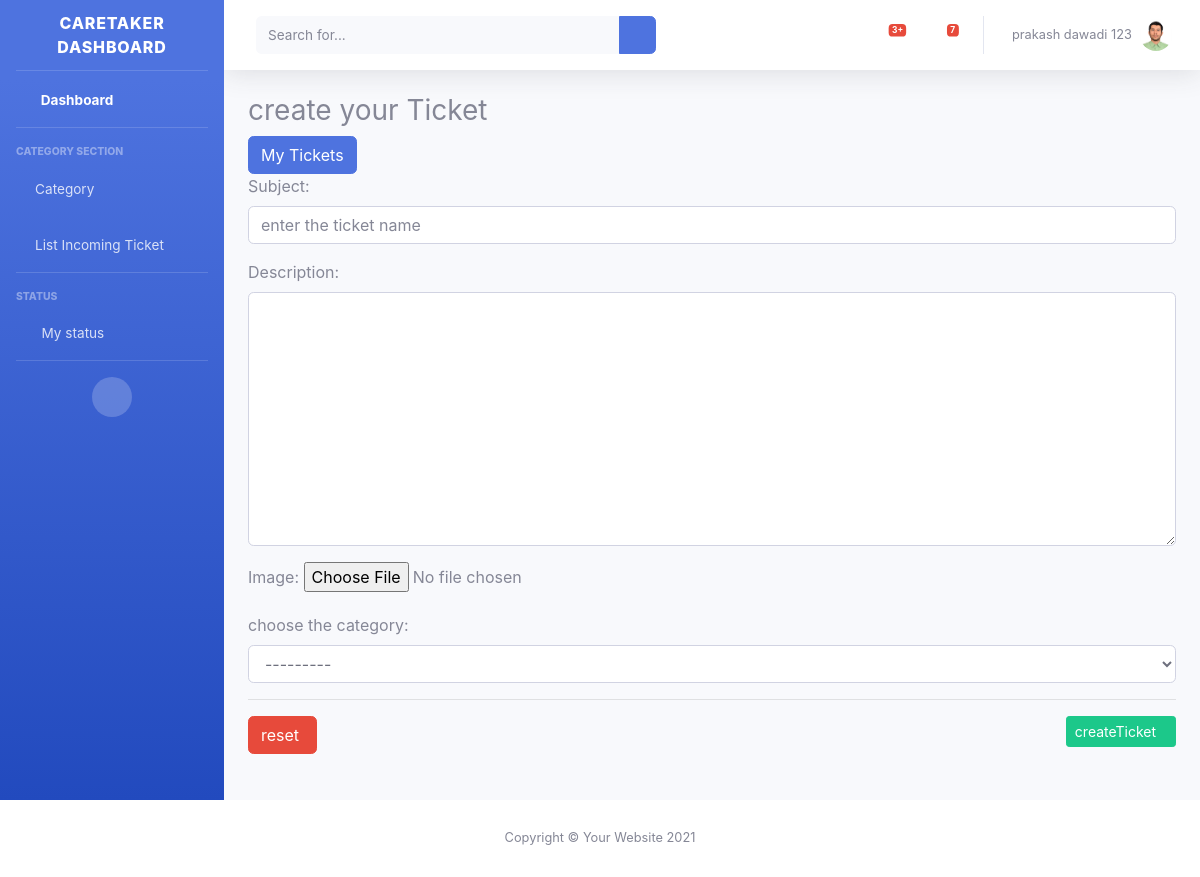
/user/customer/create-ticket (signed in), run on the app's committed database.
### myUser/models.py (models this page shows, shortened)
class User(AbstractBaseUser):
    email = models.EmailField(unique=True,verbose_name='Email')
    name = models.CharField(max_length=20)
    address = models.CharField(max_length=30)
    phone_no = models.CharField(max_length=10)
    image = models.ImageField(upload_to='user/',null=True,blank=False)
    caretaker_status = models.CharField(max_length=9,choices=status,null=True,blank=True)
    is_customer = models.BooleanField(default=False)
    is_Caretaker = models.BooleanField(default=False)
    is_active = models.BooleanField(default=True)
    is_admin= models.BooleanField(default=False)
    created_at=models.DateTimeField(auto_now_add=True)
    updated_at=models.DateTimeField(auto_now=True)
    objects = UserManager()
    USERNAME_FIELD = 'email'
    REQUIRED_FIELDS  = ['name','address','phone_no']

### Category/models.py (models this page shows)
class Category(models.Model):
    category = models.CharField(unique=True,max_length=20)
    created_by = models.ForeignKey(User,related_name='created_by_user', on_delete=models.CASCADE,blank=True,null=True)
    updated_by = models.ForeignKey(User, related_name='updated_by_user',on_delete=models.CASCADE,blank=True,null=True)
    status=models.CharField(max_length=8,choices=status,default=status[0][0])
    created_at = models.DateTimeField(auto_now_add=True)
    updated_at = models.DateTimeField(auto_now=True)
    def __str__(self):
        return self.category
    class Meta:
        ordering = ['updated_at']

### Ticket/views.py (the view, shortened to what this page needs)
# urls.py: path('customer/create-ticket',views.createTicket,name='create_ticket'),
@login_required(login_url='customerlogin')
def createTicket(request):
    createTicket = ticketForm(request.POST or None,request.FILES or None)
    print(request.POST)
    data = {
        'ticket_info': createTicket
    }
    return render(request,'customer/ticket/create_ticket.html',data)

### Ticket/form.py
class ticketForm(forms.ModelForm):
    subject = forms.CharField(
       label= 'Subject', min_length=3,max_length=20, widget=forms.TextInput(
            attrs={
                'class':'form form-control',
                 'placeholder':'enter the ticket name'
            }
        )
    )
    description = forms.CharField(
       label= 'Description', required=False, min_length=3,max_length=100, widget=forms.Textarea(
            attrs={
                'class': 'form form-control',
            }
        )
    )
    image = forms.FileField(required=False)
    category = forms.ModelChoiceField(
        label="choose the category", required=True,
        widget=forms.Select( attrs={'class': 'form-control'}),
        queryset=Category.objects.all().filter(status='active'))
    class Meta:
        model = Ticket
        fields = ['subject','description','image','category']

### templates/customer/ticket/create_ticket.html (shortened to what this page needs)
{% extends '../../customer/includes/dashboardhome.html' %}
  {% load static %}
                {% block 'body' %}
                <div class="container-fluid">
                      <div id="dashboardcustomer" >
                        <h3 id="customerDashboard">create your Ticket</h3>
                           <a class="collapse-item btn btn-primary " href="{% url 'list_ticket' %}">My Tickets</a>
                    </div>
                    <form action="{% url 'create_ticket' %}" method="POST" enctype="multipart/form-data">
                        {{ticket_info.as_p}}
                        <hr>
                        <button type="reset" class="btn btn-danger">reset </button>
                        <button type="submit" id="updatebutton" class="btn btn-sm btn-success">createTicket<i class="fa fa-paper-plane"></i></button>
                    </form>
                        </div>
            {% endblock %}

### templates/customer/includes/topbar.html (shortened to what this page needs)
 {% load static %}
                <nav class="navbar navbar-expand navbar-light bg-white topbar mb-4 static-top shadow">
                    <form
                        class="d-none d-sm-inline-block form-inline mr-auto ml-md-3 my-2 my-md-0 mw-100 navbar-search">
                        <div class="input-group">
                            <input type="text" class="form-control bg-light border-0 small" placeholder="Search for..."
                                aria-label="Search" aria-describedby="basic-addon2">
                            <div class="input-group-append">
                                <button class="btn btn-primary" type="button">
                                    <i class="fas fa-search fa-sm"></i>
                                </button>
                            </div>
                        </div>
                    </form>
                    <ul class="navbar-nav ml-auto">
                        <li class="nav-item dropdown no-arrow mx-1">
                            <a class="nav-link dropdown-toggle" href="#" id="alertsDropdown" role="button"
                                data-toggle="dropdown" aria-haspopup="true" aria-expanded="false">
                                <span class="badge badge-danger badge-counter">3+</span>
                            </a>
                        </li>
                        <li class="nav-item dropdown no-arrow mx-1">
                            <a class="nav-link dropdown-toggle" href="#" id="messagesDropdown" role="button"
                                data-toggle="dropdown" aria-haspopup="true" aria-expanded="false">
                                <i class="fas fa-envelope fa-fw"></i>
                                <span class="badge badge-danger badge-counter">7</span>
                            </a>
                        </li>
                        <li class="nav-item dropdown no-arrow">
                            <a class="nav-link dropdown-toggle" href="#" id="userDropdown" role="button"
                                data-toggle="dropdown" aria-haspopup="true" aria-expanded="false">
                                <span class="mr-2 d-none d-lg-inline text-gray-600 small">{{user.name}}</span>
                               {% if user.image %}
                                <img class="img-profile rounded-circle"
                                    src="{{MEDIA_URL}} {{user.image.url}}">
                                {% else %}
                                 <img class="img-profile rounded-circle" src="{% static 'images/default_image.png' %}">
                                {% endif %}
                            </a>
                        </li>
                    </ul>
                </nav>

### templates/customer/ticket/create_ticket.html (style rules this page uses)
#updatebutton { float:right; }

### data on the page
User: name "prakash dawadi 123", image (picture)
Category: category "---------"
